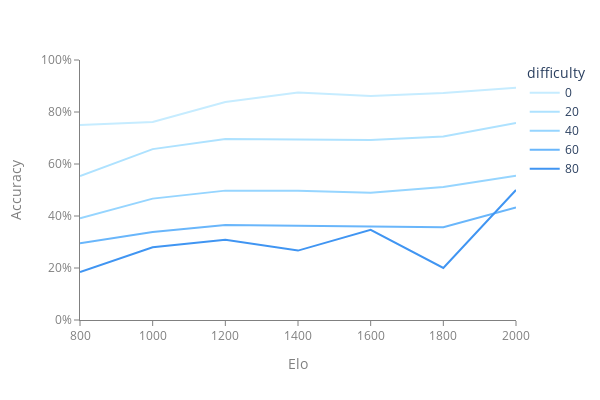

Notebook code cell kept with this figure:
### Code cell
import plotly.express as px

column = 'difficulty'

plot_df = df
plot_df['elo'] = df['elo'].apply(lambda x: int(x / 200) * 200)
plot_df = plot_df[plot_df['elo'] <= 2000]
plot_df = plot_df[plot_df['elo'] >= 800]


# plot_df = plot_df[plot_df['best_mate'] < 6]
plot_df = plot_df[plot_df['fullmove_number'] <= 50]
# plot_df['fullmove_number'] = df['fullmove_number'].apply(lambda x: int(x / 10) * 10)
plot_df['difficulty'] = df['difficulty'].apply(lambda x: int(x * 5) * 20)
plot_df = plot_df.groupby([column, 'elo'], as_index=False).mean()


layout = {
    'title': '',
    'plot_bgcolor': 'white',
     
    'width': 600,
    'height': 400,

    'xaxis': {
        'title_text': 'Elo',
        'color': 'grey',
        'linecolor': 'grey',
        'ticks': 'outside',
        'tickwidth': 1,
        'tickcolor': 'grey',
        'ticklen': 5,
        'showgrid': False,
    },

    'yaxis': {
        'title_text': 'Accuracy',
        'range': [0, 1],
        'tickformat': ',.0%',
        'color': 'grey',
        'linecolor': 'grey',
        'ticks': 'outside',
        'tickwidth': 1,
        'tickcolor': 'grey',
        'ticklen': 5,
        'showgrid': False,
    }
 }

colors = {
    "0": "#c6ecff",
    "5": "#aee2ff",
    "10": "#96d5ff",
    "20": "#69b6fb",
    "30": "#4095f2",
    "40": "#1a73e8",
    "50": "#206080"
}

fig = px.line(plot_df, x='elo', y='correct', color=column, color_discrete_sequence=list(colors.values()))
fig.update_layout(layout)

### Figure 1 — Plotly figure (JSON) as saved in the notebook; plotly's stock layout.template omitted (floating-point values rounded to 4 significant figures)
{"data": [{"hovertemplate": "difficulty=0<br>elo=%{x}<br>correct=%{y}<extra></extra>", "legendgroup": "0", "line": {"color": "#c6ecff", "dash": "solid"}, "mode": "lines", "name": "0", "showlegend": true, "type": "scatter", "x": [800, 1000, 1200, 1400, 1600, 1800, 2000], "xaxis": "x", "y": [0.75, 0.7614, 0.8384, 0.8746, 0.8618, 0.8727, 0.893], "yaxis": "y"}, {"hovertemplate": "difficulty=20<br>elo=%{x}<br>correct=%{y}<extra></extra>", "legendgroup": "20", "line": {"color": "#aee2ff", "dash": "solid"}, "mode": "lines", "name": "20", "showlegend": true, "type": "scatter", "x": [800, 1000, 1200, 1400, 1600, 1800, 2000], "xaxis": "x", "y": [0.5535, 0.6573, 0.6965, 0.6948, 0.692, 0.706, 0.7576], "yaxis": "y"}, {"hovertemplate": "difficulty=40<br>elo=%{x}<br>correct=%{y}<extra></extra>", "legendgroup": "40", "line": {"color": "#96d5ff", "dash": "solid"}, "mode": "lines", "name": "40", "showlegend": true, "type": "scatter", "x": [800, 1000, 1200, 1400, 1600, 1800, 2000], "xaxis": "x", "y": [0.3916, 0.4668, 0.4976, 0.4971, 0.4895, 0.5119, 0.5551], "yaxis": "y"}, {"hovertemplate": "difficulty=60<br>elo=%{x}<br>correct=%{y}<extra></extra>", "legendgroup": "60", "line": {"color": "#69b6fb", "dash": "solid"}, "mode": "lines", "name": "60", "showlegend": true, "type": "scatter", "x": [800, 1000, 1200, 1400, 1600, 1800, 2000], "xaxis": "x", "y": [0.2948, 0.3386, 0.365, 0.3631, 0.3584, 0.3568, 0.4324], "yaxis": "y"}, {"hovertemplate": "difficulty=80<br>elo=%{x}<br>correct=%{y}<extra></extra>", "legendgroup": "80", "line": {"color": "#4095f2", "dash": "solid"}, "mode": "lines", "name": "80", "showlegend": true, "type": "scatter", "x": [800, 1000, 1200, 1400, 1600, 1800, 2000], "xaxis": "x", "y": [0.1846, 0.2799, 0.3082, 0.2669, 0.3469, 0.2, 0.5], "yaxis": "y"}], "layout": {"height": 400, "legend": {"title": {"text": "difficulty"}, "tracegroupgap": 0}, "margin": {"t": 60}, "plot_bgcolor": "white", "title": {"text": ""}, "width": 600, "xaxis": {"anchor": "y", "color": "grey", "domain": [0, 1], "linecolor": "grey", "showgrid": false, "tickcolor": "grey", "ticklen": 5, "ticks": "outside", "tickwidth": 1, "title": {"text": "Elo"}}, "yaxis": {"anchor": "x", "color": "grey", "domain": [0, 1], "linecolor": "grey", "range": [0, 1], "showgrid": false, "tickcolor": "grey", "tickformat": ",.0%", "ticklen": 5, "ticks": "outside", "tickwidth": 1, "title": {"text": "Accuracy"}}}}
